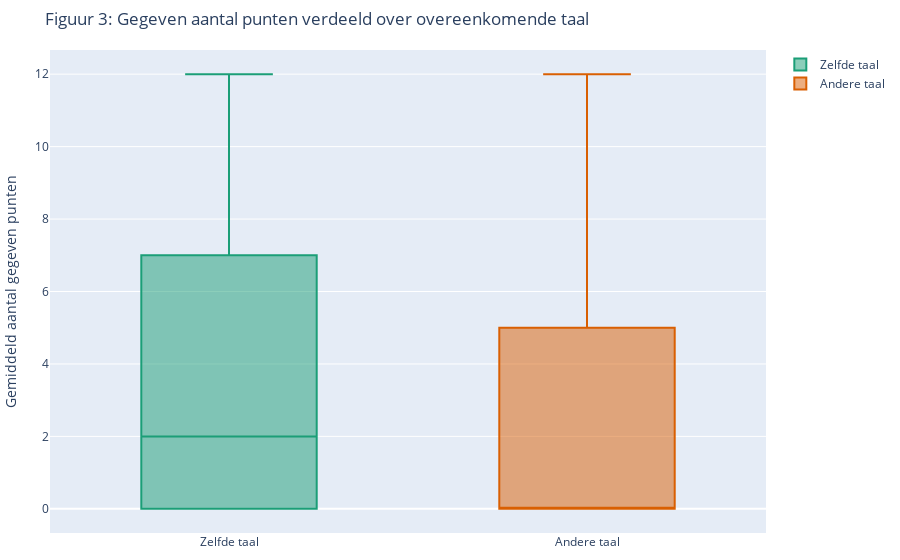

The notebook cell this image was saved under:
### Code cell
fig = go.Figure()

# waarde van de punten voor zelfde taal en niet zelfde taal ophalen
same_language_values = taal_votes_televoting_df[taal_votes_televoting_df['comlang_off']==1]['Points      ']
different_language_values = taal_votes_televoting_df[taal_votes_televoting_df['comlang_off']==0]['Points      ']

# plotten
fig.add_trace(go.Box(y=same_language_values, 
                     name='Zelfde taal', 
                     marker=dict(color=color_blind_green)))

fig.add_trace(go.Box(y=different_language_values, 
                     name='Andere taal', 
                     marker=dict(color=color_blind_red)))

fig.update_layout(title='Figuur 3: Gegeven aantal punten verdeeld over overeenkomende taal', 
                  margin=dict(l=10, r=10, t=50, b=10), 
                  yaxis=dict(title='Gemiddeld aantal gegeven punten'))

fig.show()

### Figure 1 — Plotly figure (JSON) as saved in the notebook; plotly's stock layout.template omitted (floating-point values rounded to 4 significant figures; data arrays with more than 128 entries replaced by an {"elided": "..."} marker saying what was removed)
{"data": [{"marker": {"color": "#1b9e77"}, "name": "Zelfde taal", "type": "box", "y": {"elided": "1572 int values"}}, {"marker": {"color": "#d95f02"}, "name": "Andere taal", "type": "box", "y": {"elided": "29830 int values"}}], "layout": {"margin": {"b": 10, "l": 10, "r": 10, "t": 50}, "title": {"text": "Figuur 3: Gegeven aantal punten verdeeld over overeenkomende taal"}, "yaxis": {"title": {"text": "Gemiddeld aantal gegeven punten"}}}}
